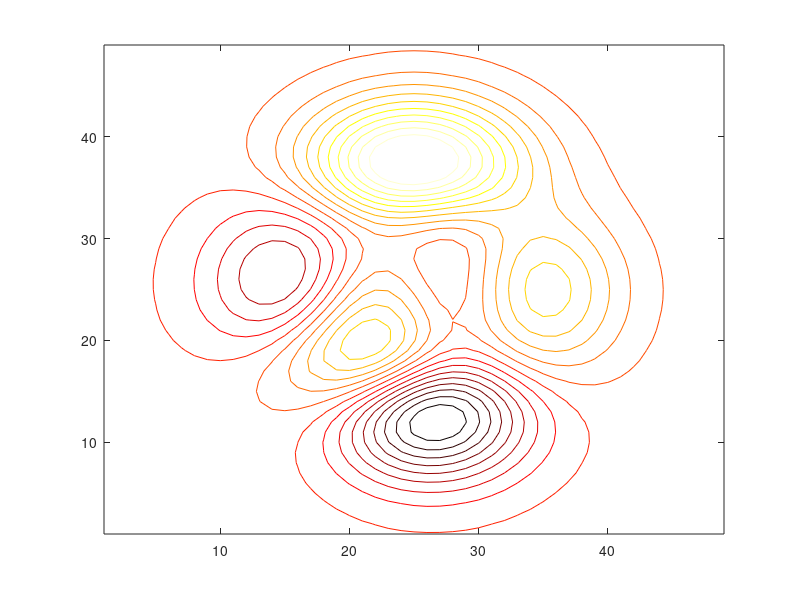

MATLAB code for this plot:
%% CONTOUR PLOT
Z = peaks;  % Load the height information in a matrix.
n_level = 20;  % Number of contour levels.
figure;
contour(Z,n_level); 
colormap('Hot'); % Set color map to hot.